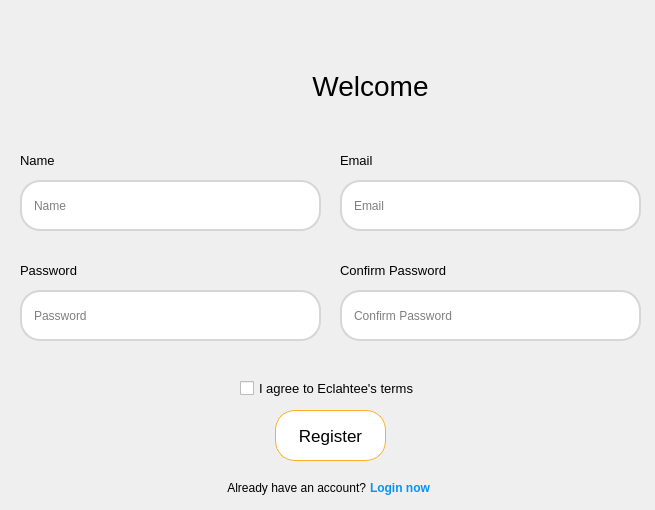
<?xml version="1.0" encoding="UTF-8"?>
<ui version="4.0">
 <class>MainWindow</class>
 <widget class="QMainWindow" name="MainWindow">
  <property name="geometry">
   <rect>
    <x>0</x>
    <y>0</y>
    <width>655</width>
    <height>510</height>
   </rect>
  </property>
  <property name="minimumSize">
   <size>
    <width>655</width>
    <height>510</height>
   </size>
  </property>
  <property name="maximumSize">
   <size>
    <width>655</width>
    <height>510</height>
   </size>
  </property>
  <property name="windowTitle">
   <string>MainWindow</string>
  </property>
  <property name="styleSheet">
   <string notr="true"/>
  </property>
  <widget class="QWidget" name="centralwidget">
   <widget class="QLineEdit" name="lineEdit">
    <property name="geometry">
     <rect>
      <x>20</x>
      <y>180</y>
      <width>301</width>
      <height>51</height>
     </rect>
    </property>
    <property name="styleSheet">
     <string notr="true">QLineEdit{
	padding: 10px;
	border: 2px solid rgb(214, 214, 214);
	border-radius: 20px;
}

QLineEdit:hover{
	padding: 10px;
	border: 2px solid gray;
	border-radius: 20px;
}

QLineEdit:focus{
	padding: 10px;
	border: 2px solid gray;
	border-radius: 20px;
}</string>
    </property>
    <property name="inputMask">
     <string/>
    </property>
    <property name="text">
     <string/>
    </property>
    <property name="placeholderText">
     <string>Name</string>
    </property>
   </widget>
   <widget class="QLineEdit" name="lineEdit_2">
    <property name="geometry">
     <rect>
      <x>20</x>
      <y>290</y>
      <width>301</width>
      <height>51</height>
     </rect>
    </property>
    <property name="styleSheet">
     <string notr="true">QLineEdit{
	padding: 10px;
	border: 2px solid rgb(214, 214, 214);
	border-radius: 20px;
}

QLineEdit:hover{
	padding: 10px;
	border: 2px solid gray;
	border-radius: 20px;
}

QLineEdit:focus{
	padding: 10px;
	border: 2px solid gray;
	border-radius: 20px;
}</string>
    </property>
    <property name="inputMask">
     <string/>
    </property>
    <property name="text">
     <string/>
    </property>
    <property name="echoMode">
     <enum>QLineEdit::Password</enum>
    </property>
    <property name="placeholderText">
     <string>Password</string>
    </property>
   </widget>
   <widget class="QLabel" name="label">
    <property name="geometry">
     <rect>
      <x>20</x>
      <y>150</y>
      <width>41</width>
      <height>21</height>
     </rect>
    </property>
    <property name="font">
     <font>
      <pointsize>10</pointsize>
      <weight>50</weight>
      <bold>false</bold>
      <kerning>false</kerning>
     </font>
    </property>
    <property name="text">
     <string>Name</string>
    </property>
   </widget>
   <widget class="QLabel" name="label_2">
    <property name="geometry">
     <rect>
      <x>20</x>
      <y>260</y>
      <width>61</width>
      <height>21</height>
     </rect>
    </property>
    <property name="font">
     <font>
      <pointsize>10</pointsize>
      <weight>50</weight>
      <bold>false</bold>
      <kerning>false</kerning>
     </font>
    </property>
    <property name="text">
     <string>Password</string>
    </property>
   </widget>
   <widget class="QLabel" name="label_5">
    <property name="geometry">
     <rect>
      <x>290</x>
      <y>60</y>
      <width>161</width>
      <height>51</height>
     </rect>
    </property>
    <property name="font">
     <font>
      <pointsize>21</pointsize>
     </font>
    </property>
    <property name="text">
     <string>Welcome</string>
    </property>
    <property name="alignment">
     <set>Qt::AlignCenter</set>
    </property>
   </widget>
   <widget class="QPushButton" name="pushButton">
    <property name="geometry">
     <rect>
      <x>275</x>
      <y>410</y>
      <width>111</width>
      <height>51</height>
     </rect>
    </property>
    <property name="font">
     <font>
      <pointsize>13</pointsize>
     </font>
    </property>
    <property name="styleSheet">
     <string notr="true">QPushButton{
	background-color: white;
	border: 1px solid #faae2b;
	border-radius: 20px;
}

QPushButton:hover{
	background-color: white;
	border: 2px solid #faae2b;
	border-radius: 20px;
}</string>
    </property>
    <property name="text">
     <string>Register</string>
    </property>
   </widget>
   <widget class="QLabel" name="label_6">
    <property name="geometry">
     <rect>
      <x>225</x>
      <y>480</y>
      <width>141</width>
      <height>16</height>
     </rect>
    </property>
    <property name="font">
     <font>
      <pointsize>9</pointsize>
     </font>
    </property>
    <property name="text">
     <string>Already have an account?</string>
    </property>
    <property name="alignment">
     <set>Qt::AlignRight|Qt::AlignTrailing|Qt::AlignVCenter</set>
    </property>
   </widget>
   <widget class="QLabel" name="label_7">
    <property name="geometry">
     <rect>
      <x>370</x>
      <y>480</y>
      <width>91</width>
      <height>16</height>
     </rect>
    </property>
    <property name="font">
     <font>
      <pointsize>9</pointsize>
      <weight>75</weight>
      <bold>true</bold>
     </font>
    </property>
    <property name="styleSheet">
     <string notr="true">color: rgb(3, 148, 252);</string>
    </property>
    <property name="text">
     <string>Login now</string>
    </property>
   </widget>
   <widget class="QLabel" name="label_4">
    <property name="geometry">
     <rect>
      <x>180</x>
      <y>10</y>
      <width>151</width>
      <height>151</height>
     </rect>
    </property>
    <property name="styleSheet">
     <string notr="true"/>
    </property>
    <property name="text">
     <string/>
    </property>
    <property name="pixmap">
     <pixmap>../Image/OIG-removebg-preview.png</pixmap>
    </property>
    <property name="scaledContents">
     <bool>true</bool>
    </property>
   </widget>
   <widget class="QCheckBox" name="checkBox">
    <property name="geometry">
     <rect>
      <x>240</x>
      <y>380</y>
      <width>181</width>
      <height>17</height>
     </rect>
    </property>
    <property name="font">
     <font>
      <pointsize>10</pointsize>
     </font>
    </property>
    <property name="text">
     <string>I agree to Eclahtee's terms</string>
    </property>
   </widget>
   <widget class="QLineEdit" name="lineEdit_3">
    <property name="geometry">
     <rect>
      <x>340</x>
      <y>180</y>
      <width>301</width>
      <height>51</height>
     </rect>
    </property>
    <property name="styleSheet">
     <string notr="true">QLineEdit{
	padding: 10px;
	border: 2px solid rgb(214, 214, 214);
	border-radius: 20px;
}

QLineEdit:hover{
	padding: 10px;
	border: 2px solid gray;
	border-radius: 20px;
}

QLineEdit:focus{
	padding: 10px;
	border: 2px solid gray;
	border-radius: 20px;
}</string>
    </property>
    <property name="inputMask">
     <string/>
    </property>
    <property name="text">
     <string/>
    </property>
    <property name="placeholderText">
     <string>Email</string>
    </property>
   </widget>
   <widget class="QLabel" name="label_3">
    <property name="geometry">
     <rect>
      <x>340</x>
      <y>260</y>
      <width>111</width>
      <height>21</height>
     </rect>
    </property>
    <property name="font">
     <font>
      <pointsize>10</pointsize>
      <weight>50</weight>
      <bold>false</bold>
      <kerning>false</kerning>
     </font>
    </property>
    <property name="text">
     <string>Confirm Password</string>
    </property>
   </widget>
   <widget class="QLineEdit" name="lineEdit_4">
    <property name="geometry">
     <rect>
      <x>340</x>
      <y>290</y>
      <width>301</width>
      <height>51</height>
     </rect>
    </property>
    <property name="styleSheet">
     <string notr="true">QLineEdit{
	padding: 10px;
	border: 2px solid rgb(214, 214, 214);
	border-radius: 20px;
}

QLineEdit:hover{
	padding: 10px;
	border: 2px solid gray;
	border-radius: 20px;
}

QLineEdit:focus{
	padding: 10px;
	border: 2px solid gray;
	border-radius: 20px;
}</string>
    </property>
    <property name="inputMask">
     <string/>
    </property>
    <property name="text">
     <string/>
    </property>
    <property name="echoMode">
     <enum>QLineEdit::Password</enum>
    </property>
    <property name="placeholderText">
     <string>Confirm Password</string>
    </property>
   </widget>
   <widget class="QLabel" name="label_8">
    <property name="geometry">
     <rect>
      <x>340</x>
      <y>150</y>
      <width>41</width>
      <height>21</height>
     </rect>
    </property>
    <property name="font">
     <font>
      <pointsize>10</pointsize>
      <weight>50</weight>
      <bold>false</bold>
      <kerning>false</kerning>
     </font>
    </property>
    <property name="text">
     <string>Email</string>
    </property>
   </widget>
  </widget>
 </widget>
 <resources>
  <include location="../Buổi 6/resource2.qrc"/>
 </resources>
 <connections/>
</ui>
